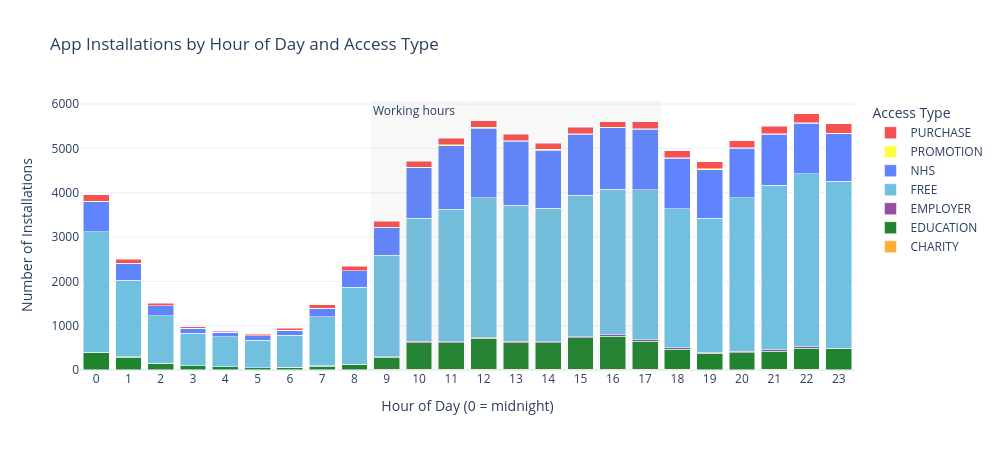

Here is the notebook cell this chart was saved with:
### Code cell
# Create a pivot table for the stacked bar chart
hourly_cat = (
    response.groupby(['created_hour', 'code_category'])
    .size()
    .reset_index(name='installs')
)

pivot = hourly_cat.pivot_table(
    index='created_hour',
    columns='code_category',
    values='installs',
    fill_value=0
)

categories = list(pivot.columns)

fig_bar = go.Figure()

# Add traces for each category
for cat in categories:
    fig_bar.add_trace(go.Bar(
        x=pivot.index,
        y=pivot[cat],
        name=cat, 
        marker=dict(color=color_map_referral_codes.get(cat, '#999999'))
    ))

# Working hours shading
fig_bar.add_vrect(
    x0=8.5, x1=17.5,
    fillcolor='grey',
    opacity=0.06,
    line_width=0,
    annotation_text='Working hours',
    annotation_position='top left'
)

# Update layout for the stacked bar chart
fig_bar.update_layout(
    barmode='stack',
    title='App Installations by Hour of Day and Access Type',
    xaxis_title='Hour of Day (0 = midnight)',
    yaxis_title='Number of Installations',
    xaxis=dict(tickmode='linear', dtick=1),
    template='plotly_white',
    width=1000,
    height=450,
    legend_title_text='Access Type'
)

fig_bar.show()

### Figure 1 — Plotly figure (JSON) as saved in the notebook; plotly's stock layout.template omitted (floating-point values rounded to 4 significant figures)
{"data": [{"marker": {"color": "#FFAE35"}, "name": "CHARITY", "type": "bar", "x": [0, 1, 2, 3, 4, 5, 6, 7, 8, 9, 10, 11, 12, 13, 14, 15, 16, 17, 18, 19, 20, 21, 22, 23], "y": [11, 7, 4, 4, 1, 1, 2, 2, 2, 14, 17, 19, 13, 12, 16, 14, 18, 12, 18, 5, 10, 15, 17, 10]}, {"marker": {"color": "#20832E"}, "name": "EDUCATION", "type": "bar", "x": [0, 1, 2, 3, 4, 5, 6, 7, 8, 9, 10, 11, 12, 13, 14, 15, 16, 17, 18, 19, 20, 21, 22, 23], "y": [375, 286, 147, 91, 71, 54, 63, 83, 117, 271, 599, 591, 703, 603, 597, 712, 739, 637, 453, 372, 382, 413, 476, 467]}, {"marker": {"color": "#934FA1"}, "name": "EMPLOYER", "type": "bar", "x": [0, 1, 2, 3, 4, 5, 6, 7, 8, 9, 10, 11, 12, 13, 14, 15, 16, 17, 18, 19, 20, 21, 22, 23], "y": [16, 3, 4, 3, 0, 0, 1, 9, 16, 10, 30, 33, 22, 29, 27, 29, 33, 33, 36, 21, 26, 34, 29, 14]}, {"marker": {"color": "#72C0DF"}, "name": "FREE", "type": "bar", "x": [0, 1, 2, 3, 4, 5, 6, 7, 8, 9, 10, 11, 12, 13, 14, 15, 16, 17, 18, 19, 20, 21, 22, 23], "y": [2713, 1730, 1071, 732, 676, 618, 723, 1104, 1730, 2298, 2778, 2987, 3145, 3075, 3012, 3191, 3289, 3388, 3129, 3027, 3463, 3705, 3903, 3770]}, {"marker": {"color": "#5F84FD"}, "name": "NHS", "type": "bar", "x": [0, 1, 2, 3, 4, 5, 6, 7, 8, 9, 10, 11, 12, 13, 14, 15, 16, 17, 18, 19, 20, 21, 22, 23], "y": [682, 378, 224, 116, 103, 105, 102, 198, 371, 625, 1134, 1432, 1570, 1442, 1305, 1369, 1383, 1358, 1136, 1095, 1121, 1154, 1140, 1063]}, {"marker": {"color": "#FCFF40"}, "name": "PROMOTION", "type": "bar", "x": [0, 1, 2, 3, 4, 5, 6, 7, 8, 9, 10, 11, 12, 13, 14, 15, 16, 17, 18, 19, 20, 21, 22, 23], "y": [6, 6, 1, 1, 1, 0, 1, 0, 2, 4, 16, 17, 26, 16, 27, 15, 12, 13, 13, 21, 11, 10, 9, 11]}, {"marker": {"color": "#F75050"}, "name": "PURCHASE", "type": "bar", "x": [0, 1, 2, 3, 4, 5, 6, 7, 8, 9, 10, 11, 12, 13, 14, 15, 16, 17, 18, 19, 20, 21, 22, 23], "y": [155, 93, 59, 30, 25, 28, 50, 78, 107, 129, 132, 148, 147, 138, 134, 150, 127, 158, 156, 156, 160, 167, 212, 222]}], "layout": {"annotations": [{"showarrow": false, "text": "Working hours", "x": 8.5, "xanchor": "left", "xref": "x", "y": 1, "yanchor": "top", "yref": "y domain"}], "barmode": "stack", "height": 450, "legend": {"title": {"text": "Access Type"}}, "shapes": [{"fillcolor": "grey", "line": {"width": 0}, "opacity": 0.06, "type": "rect", "x0": 8.5, "x1": 17.5, "xref": "x", "y0": 0, "y1": 1, "yref": "y domain"}], "title": {"text": "App Installations by Hour of Day and Access Type"}, "width": 1000, "xaxis": {"dtick": 1, "tickmode": "linear", "title": {"text": "Hour of Day (0 = midnight)"}}, "yaxis": {"title": {"text": "Number of Installations"}}}}
